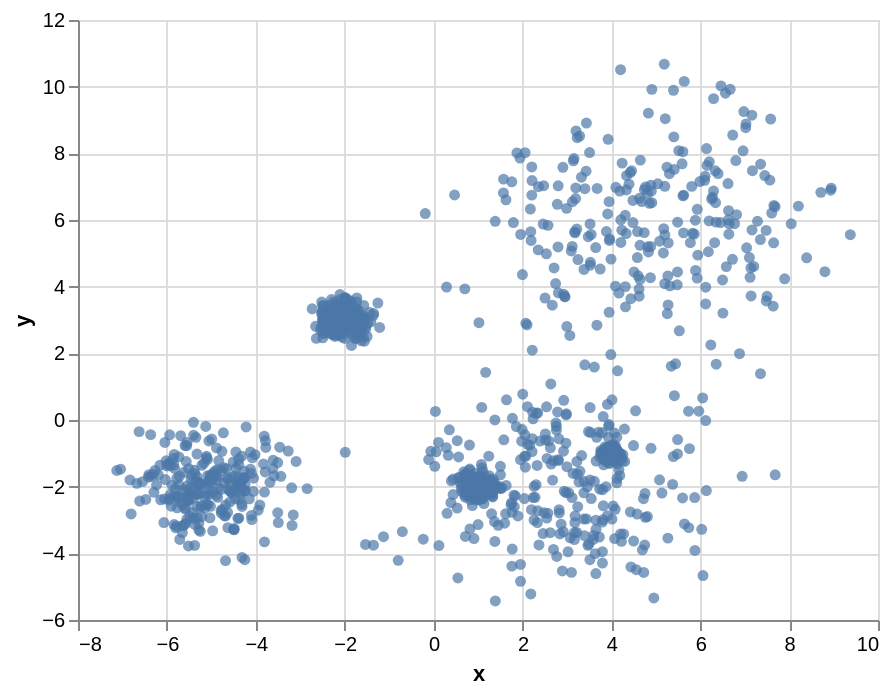

The cell this chart's notebook holds for it:
### Code cell
alt.Chart(sintetic).mark_circle().encode(x='x', y='y')

### Figure 1 — Vega-Lite specification as saved in the notebook (floating-point values rounded to 4 significant figures; data arrays with more than 128 entries replaced by an {"elided": "..."} marker saying what was removed)
{"config": {"view": {"continuousWidth": 400, "continuousHeight": 300}}, "data": {"name": "data-cea77047b95e82760fabdc77c4af988a"}, "mark": "circle", "encoding": {"x": {"type": "quantitative", "field": "x"}, "y": {"type": "quantitative", "field": "y"}}, "$schema": "https://vega.github.io/schema/vega-lite/v4.8.1.json", "datasets": {"data-cea77047b95e82760fabdc77c4af988a": {"elided": "1500 records"}}}
